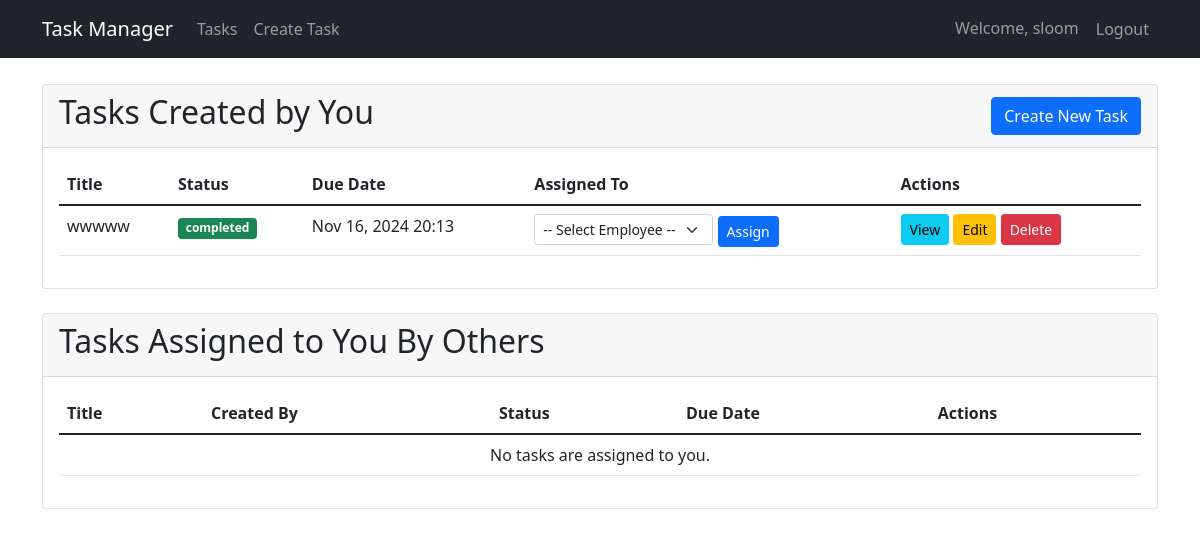
The app's page / (signed in), older data.
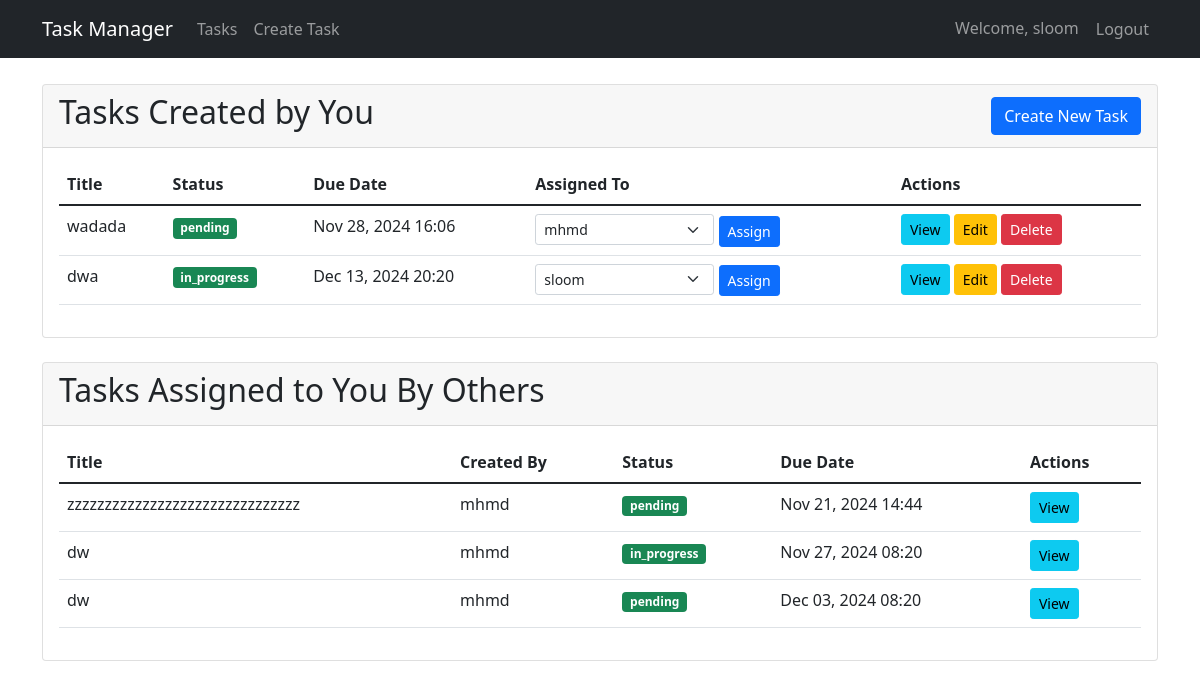
The same page, newer data.
### tasks/models.py (models this page shows, shortened)
class Task(models.Model):
    title = models.CharField(max_length=200)
    description = models.TextField()
    created_date = models.DateTimeField(auto_now_add=True)
    due_date = models.DateTimeField()
    status = models.CharField(max_length=20, choices=[
        ('pending', 'Pending'),
        ('in_progress', 'In Progress'),
        ('completed', 'Completed'),
    ], default='pending')
    assigned_to = models.ManyToManyField(User, related_name='assigned_tasks')
    created_by = models.ForeignKey(User, on_delete=models.CASCADE, related_name='created_tasks')

### tasks/views.py (the view)
# urls.py: path('', views.task_list, name='task_list'),
@login_required
def task_list(request):
    created_tasks = Task.objects.filter(created_by=request.user).order_by('due_date')
    assigned_tasks = Task.objects.filter(assigned_to=request.user).exclude(created_by=request.user).order_by('due_date')
    employees = User.objects.filter(is_active=True).order_by('username')
    return render(request, 'tasks/task_list.html', {
        'created_tasks': created_tasks,
        'assigned_tasks': assigned_tasks,
        'employees': employees
    })

### tasks/templates/tasks/task_list.html (shortened to what this page needs)
{% extends 'tasks/base.html' %}
{% block content %}
<div class="row">
    <div class="col-12 mb-4">
        <div class="card">
            <div class="card-header d-flex justify-content-between align-items-center">
                <h2>Tasks Created by You</h2>
                <a href="{% url 'task_create' %}" class="btn btn-primary">Create New Task</a>
            </div>
            <div class="card-body">
                <div class="table-responsive">
                    <table class="table table-hover">
                        <thead>
                            <tr>
                                <th>Title</th>
                                <th>Status</th>
                                <th>Due Date</th>
                                <th>Assigned To</th>
                                <th>Actions</th>
                            </tr>
                        </thead>
                        <tbody>
                            {% for task in created_tasks %}
                            <tr>
                                <td>{{ task.title }}</td>
                                <td><span class="badge bg-{{ task.status|yesno:'success,warning' }}">{{ task.status }}</span></td>
                                <td>{{ task.due_date|date:"M d, Y H:i" }}</td>
                                <td>
                                    <form method="POST" action="{% url 'task_assign' task.pk %}" class="d-inline">
                                        <select name="assigned_to" class="form-select form-select-sm d-inline-block w-auto">
                                            <option value="">-- Select Employee --</option>
                                            {% for employee in employees %}
                                            <option value="{{ employee.id }}"
                                                {% if employee in task.assigned_to.all %}selected{% endif %}>
                                                {{ employee.get_full_name|default:employee.username }}
                                            </option>
                                            {% endfor %}
                                        </select>
                                        <button type="submit" class="btn btn-primary btn-sm">Assign</button>
                                    </form>
                                </td>
                                <td>
                                    <a href="{% url 'task_detail' task.pk %}" class="btn btn-info btn-sm">View</a>
                                    <a href="{% url 'task_update' task.pk %}" class="btn btn-warning btn-sm">Edit</a>
                                    <a href="{% url 'task_delete' task.pk %}" class="btn btn-danger btn-sm">Delete</a>
                                </td>
                            </tr>
                            {% empty %}
                            <tr>
                                <td colspan="5" class="text-center">You haven't created any tasks yet.</td>
                            </tr>
                            {% endfor %}
                        </tbody>
                    </table>
                </div>
            </div>
        </div>
    </div>
    <div class="col-12">
        <div class="card">
            <div class="card-header">
                <h2>Tasks Assigned to You By Others</h2>
            </div>
            <div class="card-body">
                <div class="table-responsive">
                    <table class="table table-hover">
                        <thead>
                            <tr>
                                <th>Title</th>
                                <th>Created By</th>
                                <th>Status</th>
                                <th>Due Date</th>
                                <th>Actions</th>
                            </tr>
                        </thead>
                        <tbody>
                            {% for task in assigned_tasks %}
                            <tr>
                                <td>{{ task.title }}</td>
                                <td>{{ task.created_by.get_full_name|default:task.created_by.username }}</td>
                                <td><span class="badge bg-{{ task.status|yesno:'success,warning' }}">{{ task.status }}</span></td>
                                <td>{{ task.due_date|date:"M d, Y H:i" }}</td>
                                <td>
                                    <a href="{% url 'task_detail' task.pk %}" class="btn btn-info btn-sm">View</a>
                                </td>
                            </tr>
                            {% empty %}
                            <tr>
                                <td colspan="5" class="text-center">No tasks are assigned to you.</td>
                            </tr>
                            {% endfor %}
                        </tbody>
                    </table>
                </div>
            </div>
        </div>
    </div>
</div>
{% endblock %}

### tasks/templates/tasks/base.html (shortened to what this page needs)
<!DOCTYPE html>
<html lang="en">
<head>
    <link href="https://cdn.jsdelivr.net/npm/bootstrap@5.1.3/dist/css/bootstrap.min.css" rel="stylesheet">
</head>
<body>
    <nav class="navbar navbar-expand-lg navbar-dark bg-dark fixed-top">
        <div class="container">
            <a class="navbar-brand" href="{% url 'task_list' %}">Task Manager</a>
            <div class="collapse navbar-collapse" id="navbarNav">
                {% if user.is_authenticated %}
                <ul class="navbar-nav">
                    <li class="nav-item">
                        <a class="nav-link" href="{% url 'task_list' %}">Tasks</a>
                    </li>
                    <li class="nav-item">
                        <a class="nav-link" href="{% url 'task_create' %}">Create Task</a>
                    </li>
                </ul>
                <ul class="navbar-nav ms-auto">
                    <li class="nav-item">
                        <span class="nav-link">Welcome, {{ user.username }}</span>
                    </li>
                    <li class="nav-item">
                        <form method="POST" action="{% url 'logout' %}" class="d-inline">
                            <button type="submit" class="nav-link btn btn-link">Logout</button>
                        </form>
                    </li>
                </ul>
                {% endif %}
            </div>
        </div>
    </nav>
    <div class="container mt-4">
        {% block content %}{% endblock %}
    </div>
</body>
</html>

### tasks/templates/tasks/base.html (style rules this page uses)
body { padding-top: 60px; }

Row changes from the older to the newer data that the page shows:
removed Task: title "wwwww", status "completed", due_date "Nov 16, 2024 20:13", shown under "Tasks Created by You"
added Task: title "wadada", status "pending", due_date "Nov 28, 2024 16:06", assigned_to "mhmd", shown under "Tasks Created by You"
added Task: title "dwa", status "in_progress", due_date "Dec 13, 2024 20:20", assigned_to "sloom", shown under "Tasks Created by You"
added Task: title "zzzzzzzzzzzzzzzzzzzzzzzzzzzzzzz", created_by.get_full_name "mhmd", status "pending", due_date "Nov 21, 2024 14:44", shown under "Tasks Assigned to You By Others"
now on this page (row unchanged): Task: title "dw", created_by.get_full_name "mhmd", status "in_progress", due_date "Nov 27, 2024 08:20", shown under "Tasks Assigned to You By Others"
now on this page (row unchanged): Task: title "dw", created_by.get_full_name "mhmd", status "pending", due_date "Dec 03, 2024 08:20", shown under "Tasks Assigned to You By Others"
Text that changed along with them:
text no longer shown: "No tasks are assigned to you."
